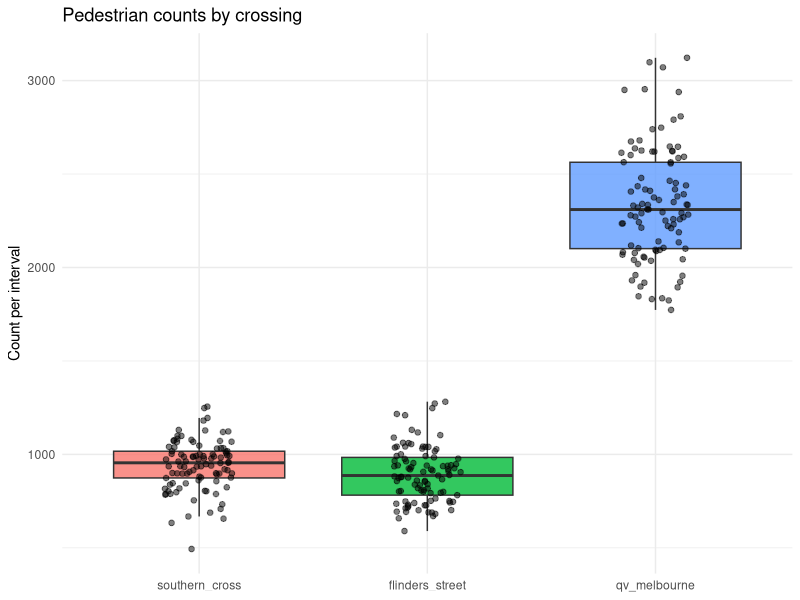
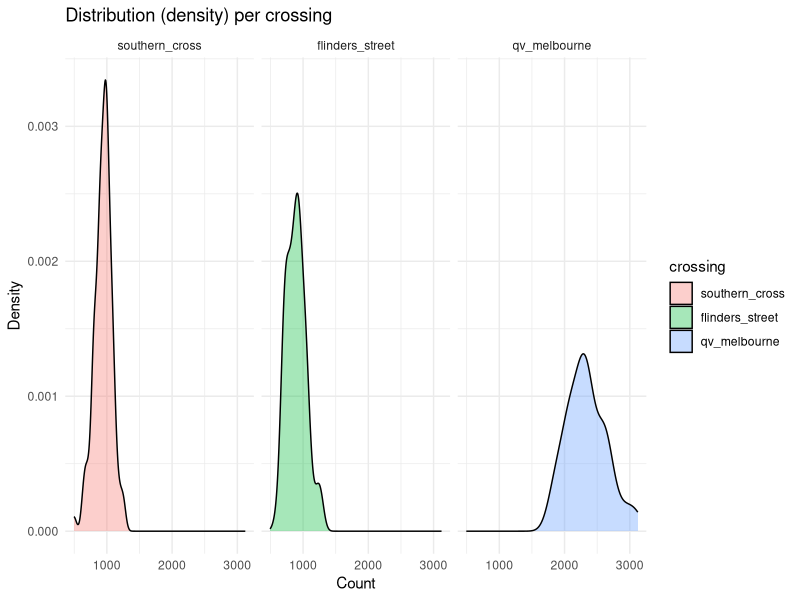
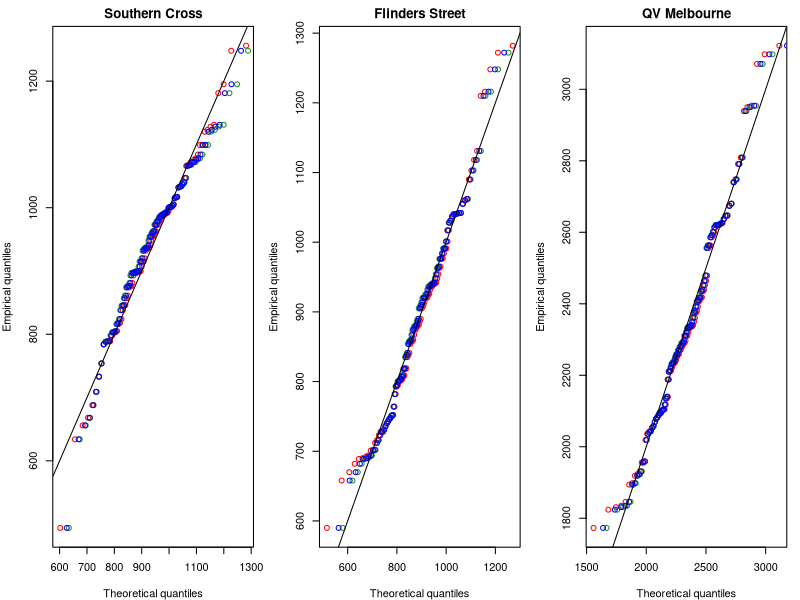
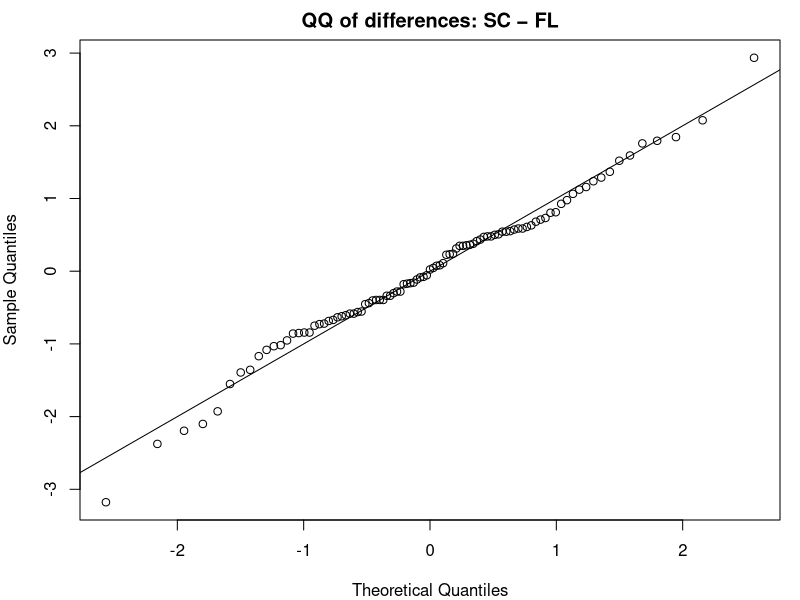
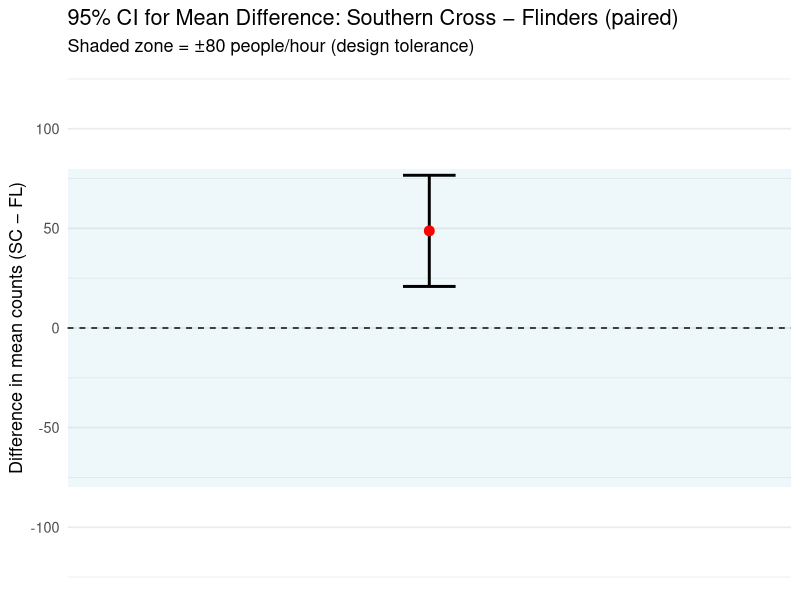
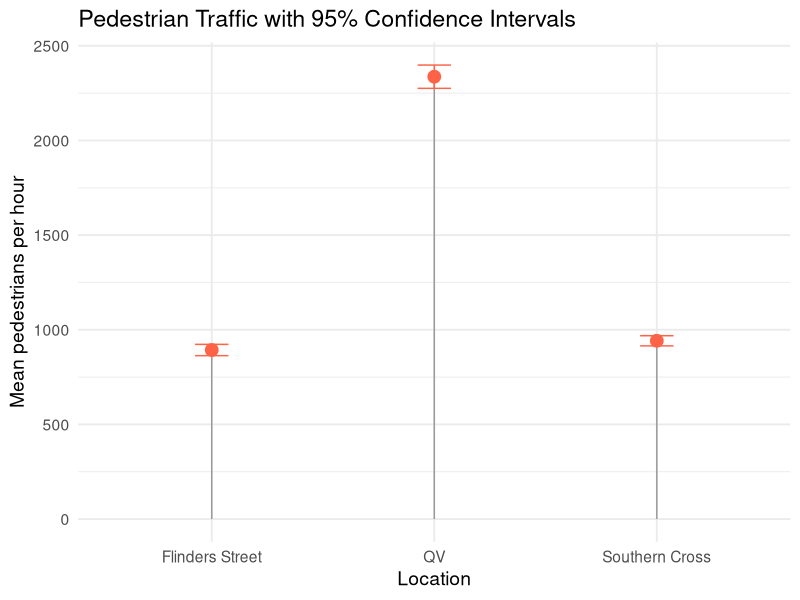

Write R code to recreate these figures, in order.
## ---- chunk 1
#| label: setup
#| include: false
#| echo: false
#| message: false
#| warning: false

knitr::opts_chunk$set(fig.align = "center", fig.width = 8, fig.height = 5, dpi = 150)

library(tidyverse)
library(boot)
library(MASS)

set.seed(355435)  

B <- 5000
## ---- chunk 2
pedestrian_df <- read.csv(here::here("data/pedestrians.csv"))
## ---- chunk 3
pedestrian_long <- pedestrian_df %>%
  mutate(obs = row_number()) %>%
  pivot_longer(-obs, names_to = "crossing", values_to = "count") %>%
  mutate(crossing = factor(crossing,
                           levels = c("southern_cross","flinders_street","qv_melbourne")))

ggplot(pedestrian_long, aes(x = crossing, y = count, fill = crossing)) +
  geom_boxplot(outlier.shape = NA, alpha = 0.8) +
  geom_jitter(width = 0.15, alpha = 0.5, size = 1.6) +
  labs(title = "Pedestrian counts by crossing", x = NULL, y = "Count per interval") +
  theme_minimal() + theme(legend.position = "none")

ggplot(pedestrian_long, aes(x = count, fill = crossing)) +
  geom_density(alpha = 0.35) +
  facet_wrap(~ crossing, scales = "fixed") +
  labs(title = "Distribution (density) per crossing", x = "Count", y = "Density") +
  theme_minimal()

## ---- chunk 4
desc <- pedestrian_long |>
  group_by(crossing) |>
  summarise(
    n     = n(),
    mean  = mean(count),
    median= median(count),
    sd    = sd(count),
    min   = min(count),
    max   = max(count),
    iqr   = IQR(count),
    .groups = "drop"
)

## ---- chunk 5
# Southern Cross
sc <- pedestrian_df$southern_cross
fit_sc_norm  <- fitdistr(sc, "normal")
fit_sc_logn  <- fitdistr(sc, "lognormal")
fit_sc_gamma <- fitdistr(sc, "gamma")   

sc_models <- tibble(
  crossing = "southern_cross",
  model    = c("normal","lognormal","gamma"),
  logLik   = c(logLik(fit_sc_norm)[1],  logLik(fit_sc_logn)[1],  logLik(fit_sc_gamma)[1]),
  AIC      = c(AIC(fit_sc_norm),        AIC(fit_sc_logn),        AIC(fit_sc_gamma)),

  mean_est = c(
    unname(fit_sc_norm$estimate["mean"]),
    exp(fit_sc_logn$estimate["meanlog"] + 0.5*fit_sc_logn$estimate["sdlog"]^2),
    unname(fit_sc_gamma$estimate["shape"] / fit_sc_gamma$estimate["rate"])),
  
  sd_est   = c(
    unname(fit_sc_norm$estimate["sd"]),
    sqrt((exp(fit_sc_logn$estimate["sdlog"]^2) - 1) *
         exp(2*fit_sc_logn$estimate["meanlog"] + fit_sc_logn$estimate["sdlog"]^2)),
    sqrt(unname(fit_sc_gamma$estimate["shape"]) / (unname(fit_sc_gamma$estimate["rate"])^2))))

# Flinders Street
fl <- pedestrian_df$flinders_street
fit_fl_norm  <- fitdistr(fl, "normal")
fit_fl_logn  <- fitdistr(fl, "lognormal")
fit_fl_gamma <- fitdistr(fl, "gamma")

fl_models <- tibble(
  crossing = "flinders_street",
  model    = c("normal","lognormal","gamma"),
  logLik   = c(logLik(fit_fl_norm)[1],  logLik(fit_fl_logn)[1],  logLik(fit_fl_gamma)[1]),
  AIC      = c(AIC(fit_fl_norm),        AIC(fit_fl_logn),        AIC(fit_fl_gamma)),

  mean_est = c(
    unname(fit_fl_norm$estimate["mean"]),
    exp(fit_fl_logn$estimate["meanlog"] + 0.5*fit_fl_logn$estimate["sdlog"]^2),
    unname(fit_fl_gamma$estimate["shape"] / fit_fl_gamma$estimate["rate"])),
  
  sd_est   = c(
    unname(fit_fl_norm$estimate["sd"]),
    sqrt((exp(fit_fl_logn$estimate["sdlog"]^2) - 1) *
         exp(2*fit_fl_logn$estimate["meanlog"] + fit_fl_logn$estimate["sdlog"]^2)),
    sqrt(unname(fit_fl_gamma$estimate["shape"]) / (unname(fit_fl_gamma$estimate["rate"])^2))))

# QV Melbourne
qv <- pedestrian_df$qv_melbourne
fit_qv_norm  <- fitdistr(qv, "normal")
fit_qv_logn  <- fitdistr(qv, "lognormal")
fit_qv_gamma <- fitdistr(qv, "gamma")

qv_models <- tibble(
  crossing = "qv_melbourne",
  model    = c("normal","lognormal","gamma"),
  logLik   = c(logLik(fit_qv_norm)[1],  logLik(fit_qv_logn)[1],  logLik(fit_qv_gamma)[1]),
  AIC      = c(AIC(fit_qv_norm),        AIC(fit_qv_logn),        AIC(fit_qv_gamma)),

  mean_est = c(
    unname(fit_qv_norm$estimate["mean"]),
    exp(fit_qv_logn$estimate["meanlog"] + 0.5*fit_qv_logn$estimate["sdlog"]^2),
    unname(fit_qv_gamma$estimate["shape"] / fit_qv_gamma$estimate["rate"])),
  
  sd_est   = c(
    unname(fit_qv_norm$estimate["sd"]),
    sqrt((exp(fit_qv_logn$estimate["sdlog"]^2) - 1) *
         exp(2*fit_qv_logn$estimate["meanlog"] + fit_qv_logn$estimate["sdlog"]^2)),
    sqrt(unname(fit_qv_gamma$estimate["shape"]) / (unname(fit_qv_gamma$estimate["rate"])^2))))

mle_fits <- bind_rows(sc_models, fl_models, qv_models) |>
  arrange(crossing, AIC)

mle_fits
## ---- chunk 6
#| label: fig-qqplots
#| fig-cap: "QQ plots comparing empirical and theoretical quantiles for the fitted models at each crossing."

par(mfrow = c(1,3), mar = c(4,4,2,1))

## Southern Cross 
x <- sort(sc); n <- length(x); p <- (seq_len(n)-0.5)/n
qN <- qnorm(p,  mean = fit_sc_norm$estimate["mean"],    sd    = fit_sc_norm$estimate["sd"])
qL <- qlnorm(p, meanlog = fit_sc_logn$estimate["meanlog"], sdlog = fit_sc_logn$estimate["sdlog"])
qG <- qgamma(p, shape = fit_sc_gamma$estimate["shape"], rate = fit_sc_gamma$estimate["rate"])
plot(qN, x, xlab="Theoretical quantiles", ylab="Empirical quantiles", main="Southern Cross",
     pch=1, col="red"); points(qL, x, pch=1, col="forestgreen"); points(qG, x, pch=1, col="blue"); abline(0,1)

# Flinders Street
x <- sort(fl); n <- length(x); p <- (seq_len(n)-0.5)/n
qN <- qnorm(p,  mean = fit_fl_norm$estimate["mean"],    sd    = fit_fl_norm$estimate["sd"])
qL <- qlnorm(p, meanlog = fit_fl_logn$estimate["meanlog"], sdlog = fit_fl_logn$estimate["sdlog"])
qG <- qgamma(p, shape = fit_fl_gamma$estimate["shape"], rate = fit_fl_gamma$estimate["rate"])
plot(qN, x, xlab="Theoretical quantiles", ylab="Empirical quantiles", main="Flinders Street",
     pch=1, col="red"); points(qL, x, pch=1, col="forestgreen"); points(qG, x, pch=1, col="blue"); abline(0,1)

# QV Melbourne 
x <- sort(qv); n <- length(x); p <- (seq_len(n)-0.5)/n
qN <- qnorm(p,  mean = fit_qv_norm$estimate["mean"],    sd    = fit_qv_norm$estimate["sd"])
qL <- qlnorm(p, meanlog = fit_qv_logn$estimate["meanlog"], sdlog = fit_qv_logn$estimate["sdlog"])
qG <- qgamma(p, shape = fit_qv_gamma$estimate["shape"], rate = fit_qv_gamma$estimate["rate"])
plot(qN, x, xlab="Theoretical quantiles", ylab="Empirical quantiles", main="QV Melbourne",
     pch=1, col="red"); points(qL, x, pch=1, col="forestgreen"); points(qG, x, pch=1, col="blue"); abline(0,1)

par(mfrow = c(1,1))

## ---- chunk 7
pedestrian_long %>%
  group_by(crossing) %>%
  summarise(q90 = quantile(count, 0.9))

## ---- chunk 8

# function to calculate 90th percentile
q90_fn <- function(data, i) quantile(data[i], 0.9)

# example for Flinders
fl_boot <- boot(pedestrian_df$flinders_street, q90_fn, R = 1000)
ci_fl <- boot.ci(fl_boot, type = "perc")
round(ci_fl$percent[4:5], 2)

# Southern Cross
sc_boot <- boot(pedestrian_df$southern_cross, q90_fn, R = 1000)
ci_sc <- boot.ci(sc_boot, type = "perc")
round(ci_sc$percent[4:5], 2)


# QV
qv_boot <- boot(pedestrian_df$qv, q90_fn, R = 1000)
ci_qv <- boot.ci(qv_boot, type = "perc")
round(ci_qv$percent[4:5], 2)


## ---- chunk 9
#| warning: false
library(fitdistrplus)

set.seed(30)
n_fl <- length(pedestrian_df$flinders_street)
n_sc <- length(pedestrian_df$southern_cross)
n_qv <- length(pedestrian_df$qv)


# Flinders & QV: Lognormal
fl_fit <- fitdist(pedestrian_df$flinders_street, "lnorm")
qv_fit <- fitdist(pedestrian_df$qv, "lnorm")

# Southern Cross: Normal
sc_fit <- fitdist(pedestrian_df$southern_cross, "norm")

fl_fit$estimate; sc_fit$estimate; qv_fit$estimate

## ---- chunk 10
q90_model_ci <- function(fit, dist, n, B = 2000) {
  # Point estimate from the fitted distribution
  q90_hat <- switch(
    dist,
    "lnorm" = qlnorm(0.9,
                     meanlog = fit$estimate["meanlog"],
                     sdlog   = fit$estimate["sdlog"]),
    "norm"  = qnorm(0.9,
                    mean = fit$estimate["mean"],
                    sd   = fit$estimate["sd"])
  )

  # Parametric bootstrap: simulate datasets of size n from the fitted model
  boot_q90 <- replicate(B, {
    sim <- switch(
      dist,
      "lnorm" = rlnorm(n,
                       meanlog = fit$estimate["meanlog"],
                       sdlog   = fit$estimate["sdlog"]),
      "norm"  = rnorm(n,
                      mean = fit$estimate["mean"],
                      sd   = fit$estimate["sd"])
    )
    as.numeric(quantile(sim, 0.9))
  })

  ci <- quantile(boot_q90, c(0.025, 0.975))
  tibble(
    q90_model = round(q90_hat, 2),
    ci_low    = round(ci[1], 2),
    ci_high   = round(ci[2], 2)
  )
}

## ---- chunk 11
pedestrian_long %>%
  group_by(crossing) %>%
  summarise(q90 = quantile(count, 0.9))

## ---- chunk 12
df  <- na.omit(pedestrian_df[, c("southern_cross","flinders_street")])
sc  <- df$southern_cross
fl  <- df$flinders_street
d   <- sc - fl                 

# 95% CI for the mean difference 
tt <- t.test(sc, fl, paired = TRUE, conf.level = 0.95)
tt

qqnorm(scale(d), main = "QQ of differences: SC − FL"); abline(0,1)
## ---- chunk 13
ci <- tibble(
  estimate = tt$estimate, 
  lower = tt$conf.int[1],
  upper = tt$conf.int[2]
)

ggplot(ci) +
  geom_rect(aes(xmin = -Inf, xmax = Inf, ymin = -80, ymax = 80),
            fill = "lightblue", alpha = 0.2) +
  geom_errorbar(aes(x = 1, ymin = lower, ymax = upper),
                width = 0.08, linewidth = 1) +
  geom_point(aes(x = 1, y = estimate), size = 3, color = "red") +
  geom_hline(yintercept = 0, linetype = "dashed") +
  coord_cartesian(ylim = c(-120, 120)) +
  scale_x_continuous(limits = c(0.5, 1.5), breaks = NULL) +
  labs(
    title = "95% CI for Mean Difference: Southern Cross − Flinders (paired)",
    subtitle = "Shaded zone = ±80 people/hour (design tolerance)",
    y = "Difference in mean counts (SC − FL)", x = NULL
  ) +
  theme_minimal(base_size = 13)

## ---- chunk 14
mean_ci <- pedestrian_long |>
  group_by(crossing) |>
  summarise(
    n    = n(),
    mean = mean(count, na.rm = TRUE),
    sd   = sd(count,   na.rm = TRUE),
    .groups = "drop"
  ) |>
  mutate(
    se    = sd / sqrt(n),
    tcrit = qt(0.975, df = n - 1),
    lo    = mean - tcrit * se,
    hi    = mean + tcrit * se
  ) |>
  arrange(desc(mean))

mean_ci

## ---- chunk 15
# Southern Cross
t.test(pedestrian_df$southern_cross, conf.level = 0.95)

# Flinders Street
t.test(pedestrian_df$flinders_street, conf.level = 0.95)

# QV
t.test(pedestrian_df$qv, conf.level = 0.95)

library(dplyr)
library(broom)
library(purrr)

ci_table <- list(
  "Southern Cross" = t.test(pedestrian_df$southern_cross),
  "Flinders Street" = t.test(pedestrian_df$flinders_street),
  "QV" = t.test(pedestrian_df$qv)
) %>%
  map_dfr(~ tidy(.x), .id = "Location") %>%
  dplyr::select(Location, estimate, conf.low, conf.high)

ci_table


## ---- chunk 16
#| label: fig-trafficCI
#| fig-cap: "Pedestrian traffic with 95% confidence intervals at each location."
ggplot(ci_table, aes(x = Location, y = estimate)) +
  geom_segment(aes(xend = Location, y = 0, yend = estimate), color = "grey60") +
  geom_point(size = 4, color = "tomato") +
  geom_errorbar(aes(ymin = conf.low, ymax = conf.high), width = 0.15, color = "tomato") +
  labs(
    title = "Pedestrian Traffic with 95% Confidence Intervals",
    y = "Mean pedestrians per hour",
    x = "Location"
  ) +
  theme_minimal(base_size = 14)
